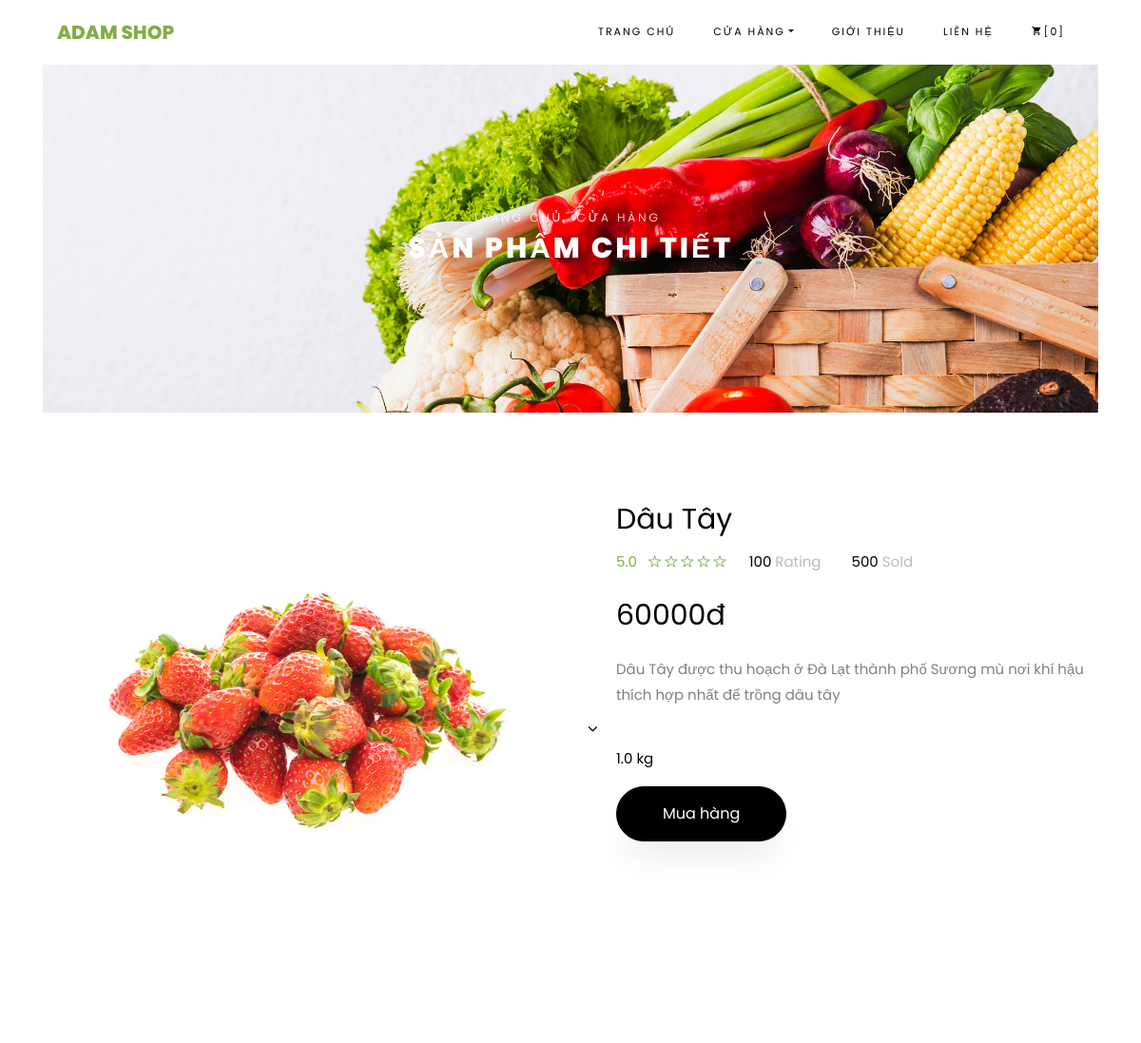
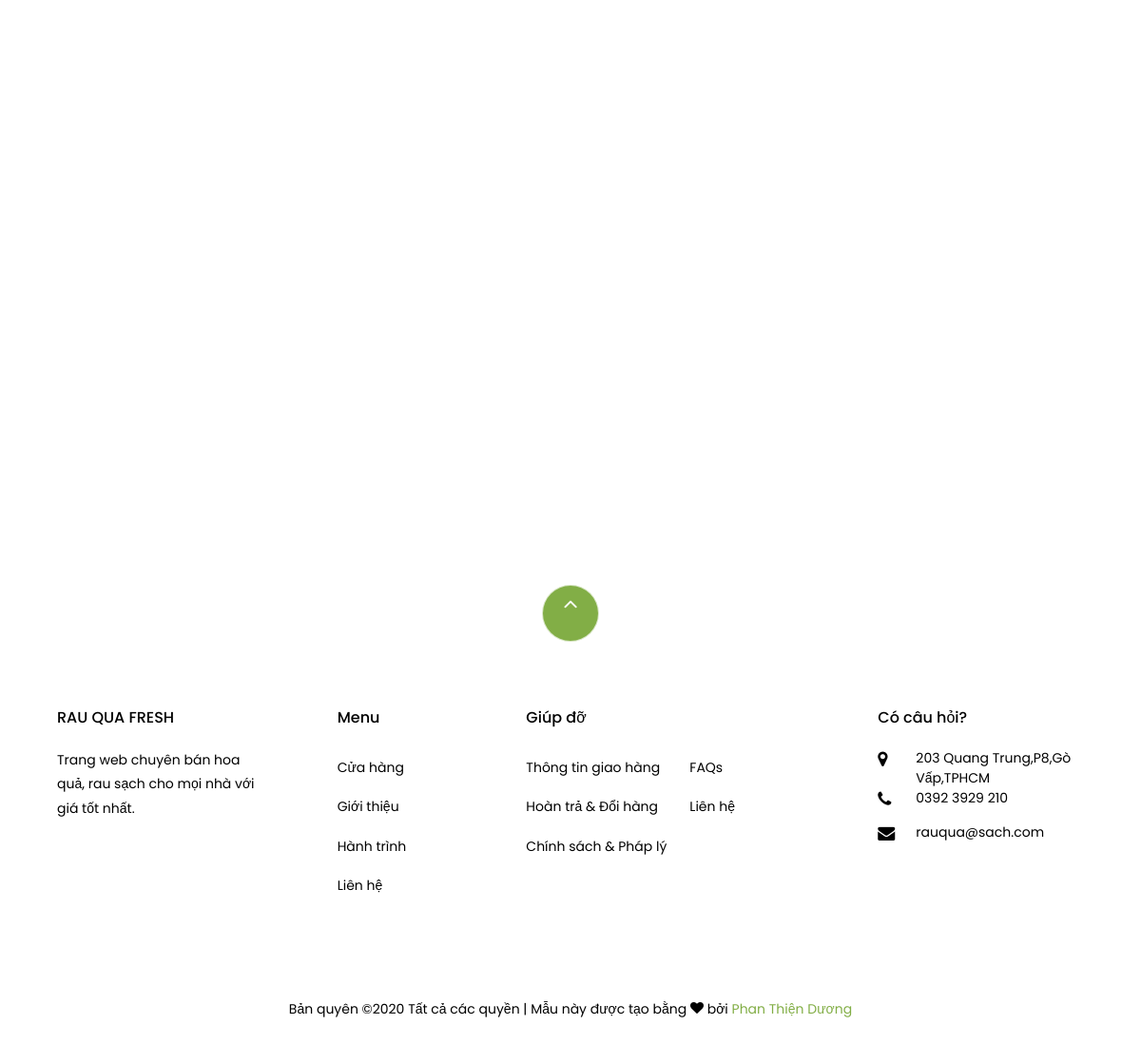
/index.php?ctrller=product&act=detail&id=2, run on the app's committed database (2 pictures, top to bottom).
### tables this page shows
CREATE TABLE `product` (
  `id` int(100) NOT NULL,
  `name` varchar(255) NOT NULL,
  `price` int(100) NOT NULL,
  `detail` text NOT NULL,
  `img` varchar(255) NOT NULL,
  `weight` float(100,1) NOT NULL,
  `buy` int(255) NOT NULL,
  `cateid` int(100) NOT NULL
);

### model/database.php (called while the page is built, shortened)
<?php
    class DATABASE
    {
        private $host = 'localhost';
        private $dbname = 'hoaqua';
        private $username = 'root';
        private $password = '';
        private $options =array(PDO::MYSQL_ATTR_INIT_COMMAND => "SET NAMES utf8");
        private $sql="";
        private $DBH="";
        function __construct()
        {
            $this->DBH = new PDO('mysql:host='.$this->host.';dbname='.$this->dbname,$this->username,$this->password,$this->options);
        }
        function SetQuery($_sql)
        {
            $this->sql=$_sql;
        }
        function ThucHienTruyVan()
        {
            $result=$this->DBH->query($this->sql);
            return $result;
        }
    }
?>

### model/product.php (called while the page is built, shortened)
<?php
    include_once('database.php');
    class PRODUCT extends DATABASE
    {
        function getProductById($id)
        {
            $this->result=$this->ThucHienTruyVan();
            $row=$this->result->fetch(pdo::FETCH_ASSOC);
            return $row;
        }
    }
?>

### view/product/product-single.php (the view, shortened to what this page needs)
<div class="hero-wrap hero-bread" style="background-image: url('assets/images/bg_1.jpg');">
  <div class="container">
    <div class="row no-gutters slider-text align-items-center justify-content-center">
      <div class="col-md-9 ftco-animate text-center">
      	<p class="breadcrumbs"><span class="mr-2"><a href="index.html">Trang chủ</a></span> <span class="mr-2"><a href="index.html">Cửa hàng</a></span></p>
        <h1 class="mb-0 bread">Sản Phẩm chi tiết</h1>
      </div>
    </div>
  </div>
</div>
<section class="ftco-section">
	<div class="container">
		<div class="row">
			<div class="col-lg-6 mb-5 ftco-animate">
				<a href="assets/images/<?php echo $proid['img'];?>" class="image-popup"><img src="assets/images/<?php echo $proid['img'];?>" class="img-fluid" alt="Colorlib Template"></a>
			</div>
			<div class="col-lg-6 product-details pl-md-5 ftco-animate">
				<h3><?php echo $proid['name'];?></h3>
				<div class="rating d-flex">
			<p class="text-left mr-4">
				<a href="#" class="mr-2">5.0</a>
				<a href="#"><span class="ion-ios-star-outline"></span></a>
				<a href="#"><span class="ion-ios-star-outline"></span></a>
				<a href="#"><span class="ion-ios-star-outline"></span></a>
				<a href="#"><span class="ion-ios-star-outline"></span></a>
				<a href="#"><span class="ion-ios-star-outline"></span></a>
			</p>
			<p class="text-left mr-4">
				<a href="#" class="mr-2" style="color: #000;">100 <span style="color: #bbb;">Rating</span></a>
			</p>
			<p class="text-left">
				<a href="#" class="mr-2" style="color: #000;">500 <span style="color: #bbb;">Sold</span></a>
			</p>
		</div>
				<p class="price"><span><?php echo $proid['price'];?>đ</span></p>
				<p><?php echo $proid['detail'];?>
		</p>
		<div class="row mt-4">
			<div class="col-md-6">
				<div class="form-group d-flex">
            <div class="select-wrap">
               <div class="icon"><span class="ion-ios-arrow-down"></span></div>
             </div>
          </div>
			</div>
       	<div class="col-md-12">
       		<p style="color: #000;"><?php echo $proid['weight'];?> kg</p>
       	</div>
      	</div>
      	<p><a href="index.php?ctrller=cart&act=addtocart&proid=<?php echo $proid['id'];?>" class="btn btn-black py-3 px-5">Mua hàng</a></p>
			</div>
		</div>
	</div>
</section>
<section class="ftco-section">
	<div class="container">
<div class="row justify-content-center mb-3 pb-3">
    </div>
	</div>
	<div class="container">
		<div class="row">
		</div>
	</div>
</section>

### data on the page
product: img (picture), name "Dâu Tây", price "60000", detail "Dâu Tây được thu hoạch ở Đà Lạt thành phố Sương mù nơi khí hậu thích hợp nhất để trồng dâu tây", weight "1.0"
